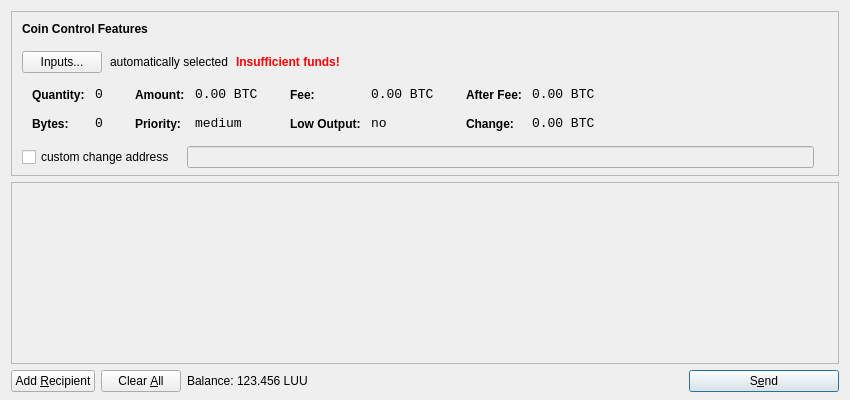
<?xml version="1.0" encoding="UTF-8"?>
<ui version="4.0">
 <class>SendCoinsDialog</class>
 <widget class="QDialog" name="SendCoinsDialog">
  <property name="geometry">
   <rect>
    <x>0</x>
    <y>0</y>
    <width>850</width>
    <height>400</height>
   </rect>
  </property>
  <property name="windowTitle">
   <string>Send Coins</string>
  </property>
  <layout class="QVBoxLayout" name="verticalLayout" stretch="0,1,0">
   <property name="bottomMargin">
    <number>8</number>
   </property>
   <item>
    <widget class="QFrame" name="frameCoinControl">
     <property name="sizePolicy">
      <sizepolicy hsizetype="Expanding" vsizetype="Expanding">
       <horstretch>0</horstretch>
       <verstretch>0</verstretch>
      </sizepolicy>
     </property>
     <property name="maximumSize">
      <size>
       <width>16777215</width>
       <height>16777215</height>
      </size>
     </property>
     <property name="frameShape">
      <enum>QFrame::StyledPanel</enum>
     </property>
     <property name="frameShadow">
      <enum>QFrame::Sunken</enum>
     </property>
     <layout class="QVBoxLayout" name="verticalLayoutCoinControl2">
      <property name="spacing">
       <number>-1</number>
      </property>
      <property name="leftMargin">
       <number>0</number>
      </property>
      <property name="topMargin">
       <number>0</number>
      </property>
      <property name="rightMargin">
       <number>0</number>
      </property>
      <property name="bottomMargin">
       <number>6</number>
      </property>
      <item>
       <layout class="QVBoxLayout" name="verticalLayoutCoinControl" stretch="0,0,0,0,1">
        <property name="spacing">
         <number>0</number>
        </property>
        <property name="leftMargin">
         <number>10</number>
        </property>
        <property name="topMargin">
         <number>10</number>
        </property>
        <item>
         <layout class="QHBoxLayout" name="horizontalLayoutCoinControl1">
          <property name="bottomMargin">
           <number>15</number>
          </property>
          <item>
           <widget class="QLabel" name="labelCoinControlFeatures">
            <property name="sizePolicy">
             <sizepolicy hsizetype="Preferred" vsizetype="Maximum">
              <horstretch>0</horstretch>
              <verstretch>0</verstretch>
             </sizepolicy>
            </property>
            <property name="font">
             <font>
              <weight>75</weight>
              <bold>true</bold>
             </font>
            </property>
            <property name="styleSheet">
             <string notr="true">font-weight:bold;</string>
            </property>
            <property name="text">
             <string>Coin Control Features</string>
            </property>
           </widget>
          </item>
         </layout>
        </item>
        <item>
         <layout class="QHBoxLayout" name="horizontalLayoutCoinControl2" stretch="0,0,0,0">
          <property name="spacing">
           <number>8</number>
          </property>
          <property name="bottomMargin">
           <number>10</number>
          </property>
          <item>
           <widget class="QPushButton" name="pushButtonCoinControl">
            <property name="styleSheet">
             <string notr="true"/>
            </property>
            <property name="text">
             <string>Inputs...</string>
            </property>
           </widget>
          </item>
          <item>
           <widget class="QLabel" name="labelCoinControlAutomaticallySelected">
            <property name="text">
             <string>automatically selected</string>
            </property>
            <property name="margin">
             <number>5</number>
            </property>
           </widget>
          </item>
          <item>
           <widget class="QLabel" name="labelCoinControlInsuffFunds">
            <property name="font">
             <font>
              <weight>75</weight>
              <bold>true</bold>
             </font>
            </property>
            <property name="styleSheet">
             <string notr="true">color:red;font-weight:bold;</string>
            </property>
            <property name="text">
             <string>Insufficient funds!</string>
            </property>
            <property name="margin">
             <number>5</number>
            </property>
           </widget>
          </item>
          <item>
           <spacer name="horizontalSpacerCoinControl">
            <property name="orientation">
             <enum>Qt::Horizontal</enum>
            </property>
            <property name="sizeHint" stdset="0">
             <size>
              <width>40</width>
              <height>1</height>
             </size>
            </property>
           </spacer>
          </item>
         </layout>
        </item>
        <item>
         <widget class="QWidget" name="widgetCoinControl" native="true">
          <property name="sizePolicy">
           <sizepolicy hsizetype="Preferred" vsizetype="Preferred">
            <horstretch>0</horstretch>
            <verstretch>0</verstretch>
           </sizepolicy>
          </property>
          <property name="minimumSize">
           <size>
            <width>0</width>
            <height>0</height>
           </size>
          </property>
          <property name="styleSheet">
           <string notr="true"/>
          </property>
          <layout class="QHBoxLayout" name="horizontalLayoutCoinControl5">
           <property name="margin">
            <number>0</number>
           </property>
           <item>
            <layout class="QHBoxLayout" name="horizontalLayoutCoinControl3" stretch="0,0,0,1">
             <property name="spacing">
              <number>20</number>
             </property>
             <property name="topMargin">
              <number>0</number>
             </property>
             <property name="bottomMargin">
              <number>10</number>
             </property>
             <item>
              <layout class="QFormLayout" name="formLayoutCoinControl1">
               <property name="horizontalSpacing">
                <number>10</number>
               </property>
               <property name="verticalSpacing">
                <number>14</number>
               </property>
               <property name="leftMargin">
                <number>10</number>
               </property>
               <property name="topMargin">
                <number>4</number>
               </property>
               <property name="rightMargin">
                <number>6</number>
               </property>
               <item row="0" column="0">
                <widget class="QLabel" name="labelCoinControlQuantityText">
                 <property name="styleSheet">
                  <string notr="true">font-weight:bold;</string>
                 </property>
                 <property name="text">
                  <string>Quantity:</string>
                 </property>
                 <property name="margin">
                  <number>0</number>
                 </property>
                </widget>
               </item>
               <item row="0" column="1">
                <widget class="QLabel" name="labelCoinControlQuantity">
                 <property name="font">
                  <font>
                   <family>Monospace</family>
                   <pointsize>10</pointsize>
                  </font>
                 </property>
                 <property name="cursor">
                  <cursorShape>IBeamCursor</cursorShape>
                 </property>
                 <property name="contextMenuPolicy">
                  <enum>Qt::ActionsContextMenu</enum>
                 </property>
                 <property name="text">
                  <string notr="true">0</string>
                 </property>
                 <property name="margin">
                  <number>0</number>
                 </property>
                 <property name="textInteractionFlags">
                  <set>Qt::LinksAccessibleByMouse|Qt::TextSelectableByKeyboard|Qt::TextSelectableByMouse</set>
                 </property>
                </widget>
               </item>
               <item row="1" column="0">
                <widget class="QLabel" name="labelCoinControlBytesText">
                 <property name="styleSheet">
                  <string notr="true">font-weight:bold;</string>
                 </property>
                 <property name="text">
                  <string>Bytes:</string>
                 </property>
                </widget>
               </item>
               <item row="1" column="1">
                <widget class="QLabel" name="labelCoinControlBytes">
                 <property name="font">
                  <font>
                   <family>Monospace</family>
                   <pointsize>10</pointsize>
                  </font>
                 </property>
                 <property name="cursor">
                  <cursorShape>IBeamCursor</cursorShape>
                 </property>
                 <property name="contextMenuPolicy">
                  <enum>Qt::ActionsContextMenu</enum>
                 </property>
                 <property name="text">
                  <string notr="true">0</string>
                 </property>
                 <property name="textInteractionFlags">
                  <set>Qt::LinksAccessibleByMouse|Qt::TextSelectableByKeyboard|Qt::TextSelectableByMouse</set>
                 </property>
                </widget>
               </item>
              </layout>
             </item>
             <item>
              <layout class="QFormLayout" name="formLayoutCoinControl2">
               <property name="horizontalSpacing">
                <number>10</number>
               </property>
               <property name="verticalSpacing">
                <number>14</number>
               </property>
               <property name="leftMargin">
                <number>6</number>
               </property>
               <property name="topMargin">
                <number>4</number>
               </property>
               <property name="rightMargin">
                <number>6</number>
               </property>
               <item row="0" column="0">
                <widget class="QLabel" name="labelCoinControlAmountText">
                 <property name="styleSheet">
                  <string notr="true">font-weight:bold;</string>
                 </property>
                 <property name="text">
                  <string>Amount:</string>
                 </property>
                 <property name="margin">
                  <number>0</number>
                 </property>
                </widget>
               </item>
               <item row="0" column="1">
                <widget class="QLabel" name="labelCoinControlAmount">
                 <property name="font">
                  <font>
                   <family>Monospace</family>
                   <pointsize>10</pointsize>
                  </font>
                 </property>
                 <property name="cursor">
                  <cursorShape>IBeamCursor</cursorShape>
                 </property>
                 <property name="contextMenuPolicy">
                  <enum>Qt::ActionsContextMenu</enum>
                 </property>
                 <property name="text">
                  <string notr="true">0.00 BTC</string>
                 </property>
                 <property name="textInteractionFlags">
                  <set>Qt::LinksAccessibleByMouse|Qt::TextSelectableByKeyboard|Qt::TextSelectableByMouse</set>
                 </property>
                </widget>
               </item>
               <item row="1" column="0">
                <widget class="QLabel" name="labelCoinControlPriorityText">
                 <property name="styleSheet">
                  <string notr="true">font-weight:bold;</string>
                 </property>
                 <property name="text">
                  <string>Priority:</string>
                 </property>
                </widget>
               </item>
               <item row="1" column="1">
                <widget class="QLabel" name="labelCoinControlPriority">
                 <property name="font">
                  <font>
                   <family>Monospace</family>
                   <pointsize>10</pointsize>
                  </font>
                 </property>
                 <property name="cursor">
                  <cursorShape>IBeamCursor</cursorShape>
                 </property>
                 <property name="contextMenuPolicy">
                  <enum>Qt::ActionsContextMenu</enum>
                 </property>
                 <property name="text">
                  <string>medium</string>
                 </property>
                 <property name="textInteractionFlags">
                  <set>Qt::LinksAccessibleByMouse|Qt::TextSelectableByKeyboard|Qt::TextSelectableByMouse</set>
                 </property>
                </widget>
               </item>
              </layout>
             </item>
             <item>
              <layout class="QFormLayout" name="formLayoutCoinControl3">
               <property name="horizontalSpacing">
                <number>10</number>
               </property>
               <property name="verticalSpacing">
                <number>14</number>
               </property>
               <property name="leftMargin">
                <number>6</number>
               </property>
               <property name="topMargin">
                <number>4</number>
               </property>
               <property name="rightMargin">
                <number>6</number>
               </property>
               <item row="0" column="0">
                <widget class="QLabel" name="labelCoinControlFeeText">
                 <property name="styleSheet">
                  <string notr="true">font-weight:bold;</string>
                 </property>
                 <property name="text">
                  <string>Fee:</string>
                 </property>
                 <property name="margin">
                  <number>0</number>
                 </property>
                </widget>
               </item>
               <item row="0" column="1">
                <widget class="QLabel" name="labelCoinControlFee">
                 <property name="font">
                  <font>
                   <family>Monospace</family>
                   <pointsize>10</pointsize>
                  </font>
                 </property>
                 <property name="cursor">
                  <cursorShape>IBeamCursor</cursorShape>
                 </property>
                 <property name="contextMenuPolicy">
                  <enum>Qt::ActionsContextMenu</enum>
                 </property>
                 <property name="text">
                  <string notr="true">0.00 BTC</string>
                 </property>
                 <property name="textInteractionFlags">
                  <set>Qt::LinksAccessibleByMouse|Qt::TextSelectableByKeyboard|Qt::TextSelectableByMouse</set>
                 </property>
                </widget>
               </item>
               <item row="1" column="0">
                <widget class="QLabel" name="labelCoinControlLowOutputText">
                 <property name="styleSheet">
                  <string notr="true">font-weight:bold;</string>
                 </property>
                 <property name="text">
                  <string>Low Output:</string>
                 </property>
                </widget>
               </item>
               <item row="1" column="1">
                <widget class="QLabel" name="labelCoinControlLowOutput">
                 <property name="font">
                  <font>
                   <family>Monospace</family>
                   <pointsize>10</pointsize>
                  </font>
                 </property>
                 <property name="cursor">
                  <cursorShape>IBeamCursor</cursorShape>
                 </property>
                 <property name="contextMenuPolicy">
                  <enum>Qt::ActionsContextMenu</enum>
                 </property>
                 <property name="text">
                  <string>no</string>
                 </property>
                 <property name="textInteractionFlags">
                  <set>Qt::LinksAccessibleByMouse|Qt::TextSelectableByKeyboard|Qt::TextSelectableByMouse</set>
                 </property>
                </widget>
               </item>
              </layout>
             </item>
             <item>
              <layout class="QFormLayout" name="formLayoutCoinControl4">
               <property name="horizontalSpacing">
                <number>10</number>
               </property>
               <property name="verticalSpacing">
                <number>14</number>
               </property>
               <property name="leftMargin">
                <number>6</number>
               </property>
               <property name="topMargin">
                <number>4</number>
               </property>
               <property name="rightMargin">
                <number>6</number>
               </property>
               <item row="0" column="0">
                <widget class="QLabel" name="labelCoinControlAfterFeeText">
                 <property name="styleSheet">
                  <string notr="true">font-weight:bold;</string>
                 </property>
                 <property name="text">
                  <string>After Fee:</string>
                 </property>
                 <property name="margin">
                  <number>0</number>
                 </property>
                </widget>
               </item>
               <item row="0" column="1">
                <widget class="QLabel" name="labelCoinControlAfterFee">
                 <property name="font">
                  <font>
                   <family>Monospace</family>
                   <pointsize>10</pointsize>
                  </font>
                 </property>
                 <property name="cursor">
                  <cursorShape>IBeamCursor</cursorShape>
                 </property>
                 <property name="contextMenuPolicy">
                  <enum>Qt::ActionsContextMenu</enum>
                 </property>
                 <property name="text">
                  <string notr="true">0.00 BTC</string>
                 </property>
                 <property name="textInteractionFlags">
                  <set>Qt::LinksAccessibleByMouse|Qt::TextSelectableByKeyboard|Qt::TextSelectableByMouse</set>
                 </property>
                </widget>
               </item>
               <item row="1" column="0">
                <widget class="QLabel" name="labelCoinControlChangeText">
                 <property name="styleSheet">
                  <string notr="true">font-weight:bold;</string>
                 </property>
                 <property name="text">
                  <string>Change:</string>
                 </property>
                </widget>
               </item>
               <item row="1" column="1">
                <widget class="QLabel" name="labelCoinControlChange">
                 <property name="font">
                  <font>
                   <family>Monospace</family>
                   <pointsize>10</pointsize>
                  </font>
                 </property>
                 <property name="cursor">
                  <cursorShape>IBeamCursor</cursorShape>
                 </property>
                 <property name="contextMenuPolicy">
                  <enum>Qt::ActionsContextMenu</enum>
                 </property>
                 <property name="text">
                  <string notr="true">0.00 BTC</string>
                 </property>
                 <property name="textInteractionFlags">
                  <set>Qt::LinksAccessibleByMouse|Qt::TextSelectableByKeyboard|Qt::TextSelectableByMouse</set>
                 </property>
                </widget>
               </item>
              </layout>
             </item>
            </layout>
           </item>
          </layout>
         </widget>
        </item>
        <item>
         <layout class="QHBoxLayout" name="horizontalLayoutCoinControl4" stretch="0,0,0">
          <property name="spacing">
           <number>12</number>
          </property>
          <property name="sizeConstraint">
           <enum>QLayout::SetDefaultConstraint</enum>
          </property>
          <property name="topMargin">
           <number>5</number>
          </property>
          <property name="rightMargin">
           <number>5</number>
          </property>
          <item>
           <widget class="QCheckBox" name="checkBoxCoinControlChange">
            <property name="text">
             <string>custom change address</string>
            </property>
           </widget>
          </item>
          <item>
           <widget class="QLineEdit" name="lineEditCoinControlChange">
            <property name="enabled">
             <bool>false</bool>
            </property>
            <property name="sizePolicy">
             <sizepolicy hsizetype="Expanding" vsizetype="Fixed">
              <horstretch>0</horstretch>
              <verstretch>0</verstretch>
             </sizepolicy>
            </property>
           </widget>
          </item>
          <item>
           <widget class="QLabel" name="labelCoinControlChangeLabel">
            <property name="sizePolicy">
             <sizepolicy hsizetype="Preferred" vsizetype="Expanding">
              <horstretch>0</horstretch>
              <verstretch>0</verstretch>
             </sizepolicy>
            </property>
            <property name="minimumSize">
             <size>
              <width>0</width>
              <height>0</height>
             </size>
            </property>
            <property name="text">
             <string/>
            </property>
            <property name="margin">
             <number>3</number>
            </property>
           </widget>
          </item>
         </layout>
        </item>
        <item>
         <spacer name="verticalSpacerCoinControl">
          <property name="orientation">
           <enum>Qt::Vertical</enum>
          </property>
          <property name="sizeHint" stdset="0">
           <size>
            <width>800</width>
            <height>1</height>
           </size>
          </property>
         </spacer>
        </item>
       </layout>
      </item>
     </layout>
    </widget>
   </item>
   <item>
    <widget class="QScrollArea" name="scrollArea">
     <property name="widgetResizable">
      <bool>true</bool>
     </property>
     <widget class="QWidget" name="scrollAreaWidgetContents">
      <property name="geometry">
       <rect>
        <x>0</x>
        <y>0</y>
        <width>830</width>
        <height>165</height>
       </rect>
      </property>
      <layout class="QVBoxLayout" name="verticalLayout_2">
       <property name="margin">
        <number>0</number>
       </property>
       <item>
        <layout class="QVBoxLayout" name="entries">
         <property name="spacing">
          <number>6</number>
         </property>
        </layout>
       </item>
       <item>
        <spacer name="verticalSpacer">
         <property name="orientation">
          <enum>Qt::Vertical</enum>
         </property>
         <property name="sizeHint" stdset="0">
          <size>
           <width>20</width>
           <height>40</height>
          </size>
         </property>
        </spacer>
       </item>
      </layout>
     </widget>
    </widget>
   </item>
   <item>
    <layout class="QHBoxLayout" name="horizontalLayout">
     <item>
      <widget class="QPushButton" name="addButton">
       <property name="toolTip">
        <string>Send to multiple recipients at once</string>
       </property>
       <property name="text">
        <string>Add &amp;Recipient</string>
       </property>
       <property name="icon">
        <iconset resource="../bitcoin.qrc">
         <normaloff>:/icons/add</normaloff>:/icons/add</iconset>
       </property>
       <property name="autoDefault">
        <bool>false</bool>
       </property>
      </widget>
     </item>
     <item>
      <widget class="QPushButton" name="clearButton">
       <property name="sizePolicy">
        <sizepolicy hsizetype="Minimum" vsizetype="Fixed">
         <horstretch>0</horstretch>
         <verstretch>0</verstretch>
        </sizepolicy>
       </property>
       <property name="toolTip">
        <string>Remove all transaction fields</string>
       </property>
       <property name="text">
        <string>Clear &amp;All</string>
       </property>
       <property name="icon">
        <iconset resource="../bitcoin.qrc">
         <normaloff>:/icons/remove</normaloff>:/icons/remove</iconset>
       </property>
       <property name="autoRepeatDelay">
        <number>300</number>
       </property>
       <property name="autoDefault">
        <bool>false</bool>
       </property>
      </widget>
     </item>
     <item>
      <layout class="QHBoxLayout" name="horizontalLayout_2">
       <property name="spacing">
        <number>3</number>
       </property>
       <item>
        <widget class="QLabel" name="label">
         <property name="text">
          <string>Balance:</string>
         </property>
        </widget>
       </item>
       <item>
        <widget class="QLabel" name="labelBalance">
         <property name="cursor">
          <cursorShape>IBeamCursor</cursorShape>
         </property>
         <property name="text">
          <string>123.456 LUU</string>
         </property>
         <property name="textInteractionFlags">
          <set>Qt::LinksAccessibleByMouse|Qt::TextSelectableByKeyboard|Qt::TextSelectableByMouse</set>
         </property>
        </widget>
       </item>
      </layout>
     </item>
     <item>
      <spacer name="horizontalSpacer">
       <property name="orientation">
        <enum>Qt::Horizontal</enum>
       </property>
       <property name="sizeHint" stdset="0">
        <size>
         <width>40</width>
         <height>20</height>
        </size>
       </property>
      </spacer>
     </item>
     <item>
      <widget class="QPushButton" name="sendButton">
       <property name="minimumSize">
        <size>
         <width>150</width>
         <height>0</height>
        </size>
       </property>
       <property name="toolTip">
        <string>Confirm the send action</string>
       </property>
       <property name="text">
        <string>S&amp;end</string>
       </property>
       <property name="icon">
        <iconset resource="../bitcoin.qrc">
         <normaloff>:/icons/send</normaloff>:/icons/send</iconset>
       </property>
       <property name="default">
        <bool>true</bool>
       </property>
      </widget>
     </item>
    </layout>
   </item>
  </layout>
 </widget>
 <resources>
  <include location="../bitcoin.qrc"/>
 </resources>
 <connections/>
</ui>
